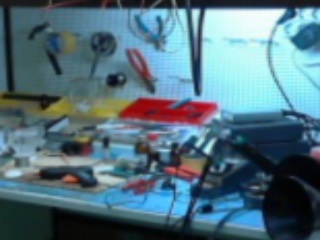
//> input picture vkr_Kompleksir/vkr_Kompleksir/rgb_stol_Affin.jpg, 320 x 240 px
$ ./main   (built with g++ and OpenCV 4)
//> lines starting //> are read from the running program, lines starting //| are printed output that depends on the picture; after the words box and inside, x2 and y2 are one past the last pixel; in counts of white or black regions, pixels touching at a corner belong together

#include <opencv2/opencv.hpp>
#include <opencv2/imgproc.hpp>
#include <iostream>
#include <stdio.h>
#include <math.h>

using namespace std;
using namespace cv;

const int histSize = 256;

//Функции
//Показать изображения
void printWindow(string word, Mat a)
{
	namedWindow(word, WINDOW_AUTOSIZE);
	imshow(word, a);
}

// _______Вычисление гистограммы полутонового изображения_______
Mat cHist(Mat &seq)
{

	float range[] = { 0, 256 };
	const float* histRange = { range };

	bool uniform = true; bool accumulate = false;

	Mat hist;

	/// Compute the histograms:
	calcHist(&seq, 1, 0, Mat(), hist, 1, &histSize, &histRange, uniform, accumulate);

	return hist;
}
//_______Построение гистограммы полутоновго изображения________
void paintHistGrey(Mat &hist, string word)
{

	int hist_w = 512; int hist_h = 400;
	int bin_w = cvRound((double)hist_w / histSize);

	Mat histImage(hist_h, hist_w, CV_8UC1, Scalar(0, 0, 0));

	//Нормализуем результаты
	normalize(hist, hist, 0, histImage.rows, NORM_MINMAX, -1, Mat());

	for (int i = 1; i < histSize; i++)
	{
		line(histImage,
			Point(bin_w*(i - 1), hist_h - cvRound(hist.at<float>(i - 1))),
			Point(bin_w*(i), hist_h - cvRound(hist.at<float>(i))),
			Scalar(255, 0, 0), 2, 8, 0);
	}
	printWindow(word, histImage);
}


/*___________________ФУНКЦИЯ ВЫЧИСЛЕНИЯ И ПОСТРОЕНИЯ ГИСТОГРАММЫ RGB ИЗОБРАЖЕНИЯ____________________*/

// [44 lines left out: function calchistRGB, not called in this run]


// Информационна энтропия
float entropy(Mat &seq, Size size)
{
	Mat hist = cHist(seq);
	int cnt = 0;
	float entr = 0;
	int MN = size.width * size.height; //total size of all symbols in an image

	for (int i = 0; i<histSize; i++)
	{
		float X = hist.at<float>(i, 0); //the number of times a sybmol has occured
		if (X>0) //log of zero goes to infinity
		{
			cnt++;
			float p = X / MN;
			entr += (p)*(log2(1 / p));
		}
	}


	return entr;

}

//Создание трех цветных изображений
// [17 lines left out: function showSeparatedChannels, not called in this run]

//Начало
 int main()
{
	 setlocale(LC_ALL, "Rus");
	Mat WEB = imread("rgb_stol_Affin.jpg");//rgb_stol_Affin.jpg
//> WEB is the input picture: 240 rows x 320 cols, CV_8UC3; mean B, G, R 125.7, 112.9, 83.4
	Mat IR = imread("stol_IR.jpg",0); //stol_IR.jpg
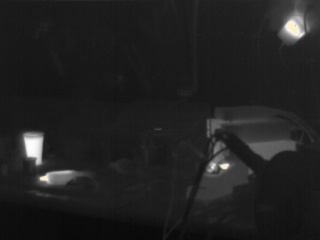
//> input picture vkr_Kompleksir/vkr_Kompleksir/stol_IR.jpg, 320 x 240 px
//> IR: 240 rows x 320 cols, CV_8UC1; min 7, max 255, mean 33.1
	printWindow("WEB",WEB);
	printWindow("IR", IR);

	Mat WEBgr;
	cvtColor(WEB, WEBgr, COLOR_BGR2GRAY);//WEB-полутоновое изображение
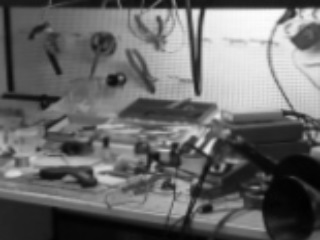
//> WEBgr: 240 rows x 320 cols, CV_8UC1; min 0, max 252, mean 105.5
	printWindow("WEBgr", WEBgr);
	imwrite("WEBgr.jpg", WEBgr);

	Mat IR_f;

//Выбор фильтра
	//////Фильтр Гаусса на ИК изображении
	//GaussianBlur(IR, IR_f, Size(7, 7), 0, 0);
	//printWindow("Гауссова фильрация", IR_f);
	//imwrite("IRgauss.jpg", IR_f);

	//Медианная фильтрация ИК изображения
	medianBlur(IR, IR_f, 9);
	printWindow("Медианный фильтр", IR_f);
	imwrite("IRmedian.jpg", IR_f);

	//////Двухсторонняя фитрация на ИК изображении
	//bilateralFilter(IR, IR_f, -1, 9, 4);
	//printWindow("двухстороння филтрация", IR_f);
	//imwrite("2xstoron_filter.jpg", IR_f);

	//Построение гистограммы ИК-изображения
	Mat hist_IR = cHist(IR_f);
//> in cHist, `calcHist(&seq, 1, 0, Mat(), hist, 1, &histSize, &histRange, uniform, a..`: hist = 256 values, max 7966 at index 26, min 0 at index 0, mean 300
//> hist_IR has the same summary as hist in cHist
	paintHistGrey(hist_IR, "гистограмма ИК изображения");
//> in paintHistGrey, `normalize(hist, hist, 0, histImage.rows, NORM_MINMAX, -1, Mat());`: hist = 256 values, max 400 at index 26, min 0 at index 0, mean 15.06
//> after the loop in paintHistGrey, `for (int i = 1; i < histSize; i++)`:
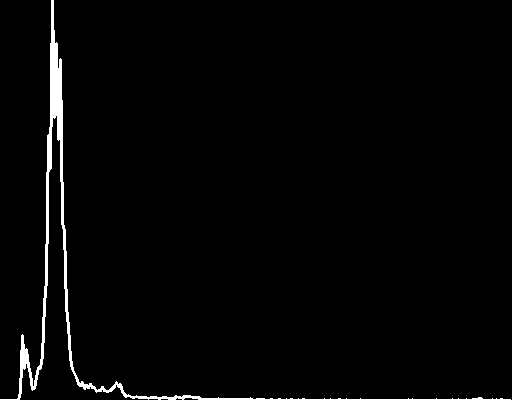
//> histImage: 400 rows x 512 cols, CV_8UC1; 2% white; 1 white region, box (x1, y1, x2, y2) and area: (0, 0, 511, 400) 4001
//> hist_IR has the same summary as hist in paintHistGrey

	//Построение гистограммы WEB-полутнового изображения
	Mat hist_WEBgr = cHist(WEBgr);
//> hist_WEBgr = 256 values, max 920 at index 32, min 0 at index 253, mean 300
	//paintHistGrey(hist_WEBgr, "гистограмма WEB-полутонового изображения");

	vector<Mat> channels;
	split(WEB,channels);
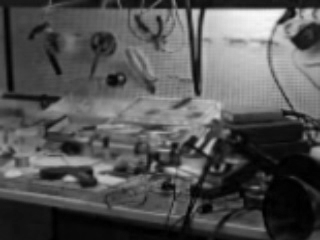
//> channels[2]: 240 rows x 320 cols, CV_8UC1; min 0, max 248, mean 83.4
	//Каналы в полутонов режиме
	//printWindow("B(grey)", channels[0]);//первый канал
	//printWindow("G(grey)", channels[1]);//второй канал
	//printWindow("R(grey)", channels[2]);//третий канал
	//imwrite("B(grey).jpg", channels[0]);
	//imwrite("G(grey).jpg", channels[1]);
	//imwrite("R(grey).jpg", channels[2]);
	Mat R, G, B;
	channels[2].copyTo(R);
	channels[1].copyTo(G);
	channels[0].copyTo(B);

	cout << "Энтропия, канал B :" << entropy(channels[0], channels[0].size()) << endl;
//> in entropy, `Mat hist = cHist(seq);`: hist = 256 values, max 1171 at index 248, min 38 at index 0, mean 300
//> in entropy, `int MN = size.width * size.height;`: MN = 76800
//> the loop in entropy, `for (int i = 0; i<histSize; i++)` made 256 passes
//> (X, p, entr) on passes 1 to 12: (38, 0.000495, 0.00543), (47, 0.000612, 0.012), (106, 0.00138, 0.0251), (151, 0.00197, 0.0428), (270, 0.00352, 0.0714), (345, 0.00449, 0.106), (347, 0.00452, 0.142), (498, 0.00648, 0.189), (517, 0.00673, 0.237), (456, 0.00594, 0.281), (422, 0.00549, 0.323), (362, 0.00471, 0.359)
//> after the loop in entropy, `for (int i = 0; i<histSize; i++)`: cnt = 256; entr = 7.84
//| Энтропия, канал B :7.83698
	cout << "Энтропия, канал G :" << entropy(channels[1], channels[1].size()) << endl;
//> the loop in entropy (call 2), `for (int i = 0; i<histSize; i++)` made 256 passes
//> (X, p, entr) on passes 1 to 12: (21, 0.000273, 0.00324), (46, 0.000599, 0.00965), (114, 0.00148, 0.0236), (248, 0.00323, 0.0503), (481, 0.00626, 0.0962), (623, 0.00811, 0.152), (578, 0.00753, 0.206), (528, 0.00687, 0.255), (603, 0.00785, 0.31), (677, 0.00882, 0.37), (703, 0.00915, 0.432), (286, 0.00372, 0.462)
//| Энтропия, канал G :7.83237
	cout << "Энтропия, канал R :" <<  entropy(channels[2], channels[2].size()) << endl;
//| Энтропия, канал R :7.60515
	cout << "Энтропия полутонового ИК изображения: "<< entropy(IR_f,IR_f.size()) << endl;
//| Энтропия полутонового ИК изображения: 5.00723
	cout << "Энтропия WEB-полутонового изображения: " << entropy(WEBgr, WEBgr.size()) << endl;
//| Энтропия WEB-полутонового изображения: 7.80494


	Mat a = IR_f;
	Mat b = WEBgr;
	const int MN = WEB.cols*WEB.rows;

	//
	// Комплексирование на основе взвешанного суммирования
	//комплексирование ИК+вид
	Mat z4;
	z4 = b / 2 + a / 2;
	imwrite("kompleksir_WEB_IR.jpg", z4);
	cout << "Энтропия изображения Z4: " << entropy(z4, z4.size()) << endl;
//| Энтропия изображения Z4: 6.84157

	//комплексирование ИК+B-канал
	Mat z1;
	z1= B/2  + a/2;
	printWindow("Комплексир1", z1);
	cout << "Энтропия kompleksirB:" << entropy(z1, z1.size()) << endl;
//| Энтропия kompleksirB:6.90457
	imwrite("kompleksirB.jpg", z1);

	//комплексирование ИК+R-канал
	Mat z2;
	z2 = R / 2 + a / 2;
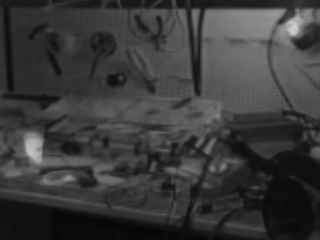
//> z2: 240 rows x 320 cols, CV_8UC1; min 6, max 208, mean 58
	printWindow("Комплексир1", z2);
	cout << "Энтропия kompleksirR:" << entropy(z2, z2.size()) << endl;
//| Энтропия kompleksirR:6.64119
	imwrite("kompleksirR.jpg", z2);

	//комплексирование ИК+G-канал
	Mat z3;
	z3 = G / 2 + a / 2;
	printWindow("Комплексир1", z3);
	cout << "Энтропия kompleksirG:" << entropy(z3, z3.size()) << endl;
//| 6.88659
	imwrite("kompleksirG.jpg", z3);

	//Комплексирование в RGB
	int y = IR_f.rows;
	int x = IR_f.cols;
	Mat Psevdo(Size(y, x), CV_8UC3);//создаем матрицу 3-х канального изображения
	vector<Mat> ch;
	split(Psevdo, ch);

	//Алгоритм 1
	ch[2] = R;//R
//> ch[0]: 320 rows x 240 cols, CV_8UC1; every value is 0
	ch[1] = G;//G
	ch[0] = z1;//B
	Mat pr10;
	merge(ch,pr10);
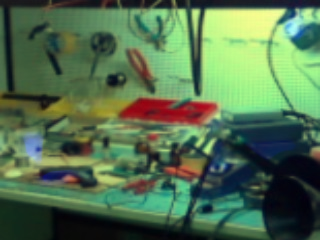
//> pr10: 240 rows x 320 cols, CV_8UC3; mean B, G, R 79.1, 112.9, 83.4
	printWindow("Комплексир10", pr10);
	imwrite("ptimer10.jpg", pr10);
	Mat Pscd10gr;
	cvtColor(pr10, Pscd10gr, COLOR_BGR2GRAY);
	cout << "Энтропия Pscd10 :" << entropy(Pscd10gr, Pscd10gr.size()) << endl;
//| 7.71902
	printWindow("Псевдоцвет 10 в градациях серого", Pscd10gr);
	imwrite("primer10gr.jpg", Pscd10gr);

	//Алгоритм 2
	ch[2] = z2;//R
	ch[1] = z3;//G
	ch[0] = z1;//B
	Mat pr100;
	merge(ch, pr100);
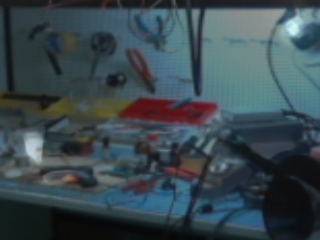
//> pr100: 240 rows x 320 cols, CV_8UC3; mean B, G, R 79.1, 72.8, 58
	printWindow("Комплексир100", pr100);
	imwrite("ptimer100.jpg", pr100);
	Mat Pscd100gr;
	cvtColor(pr100, Pscd100gr, COLOR_BGR2GRAY);
	cout << "Энтропия Pscd100 :" << entropy(Pscd100gr, Pscd100gr.size()) << endl;
//| 7.02685
	printWindow("Псевдоцвет 100 в градациях серого", Pscd100gr);
	imwrite("primer100gr.jpg", Pscd100gr);

	waitKey(0);

	return 0;
}
